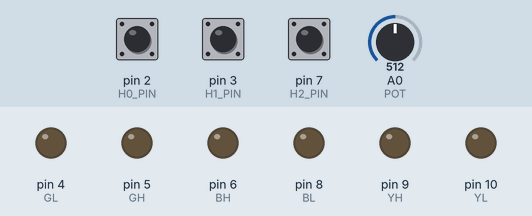
A sketch run on a simulated SparkFun Pro Micro, built with avr-gcc and run on an emulated ATmega32U4. Shown: output pins drawn as LEDs (lit = HIGH). The test bench sets the inputs (shaded band); at power-on: pin 2 (H0_PIN) HIGH, pin 3 (H1_PIN) HIGH, pin 7 (H2_PIN) HIGH, A0 (POT) = 512.

Above: at 1.2 s.
1.3 s: pin 2 (H0_PIN) pulled LOW for 0.15 s
At 1.6 s:
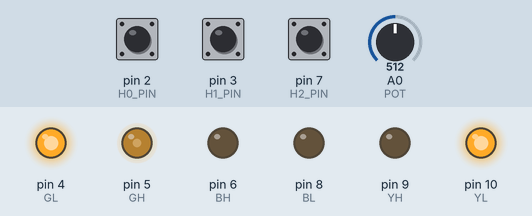
2.9 s: pin 3 (H1_PIN) pulled LOW for 0.15 s
At 4.0 s:
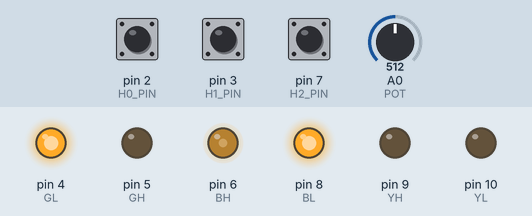
4.5 s: pin 7 (H2_PIN) pulled LOW for 0.15 s
At 5.2 s:
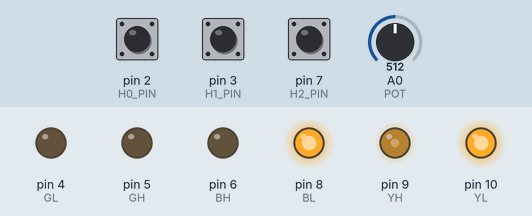
6.1 s: pin 2 (H0_PIN) pulled LOW for 1 s
At 6.5 s:
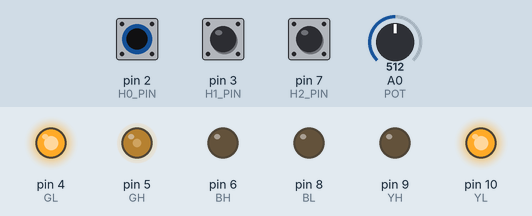
8.6 s: pin 3 (H1_PIN) pulled LOW for 1 s
At 9.6 s:
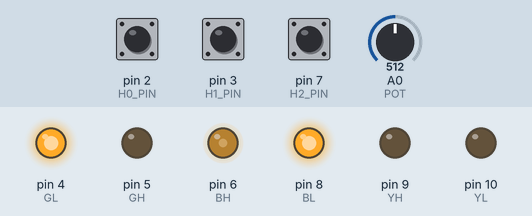
11.1 s: pin 7 (H2_PIN) pulled LOW for 1 s
At 11.5 s:
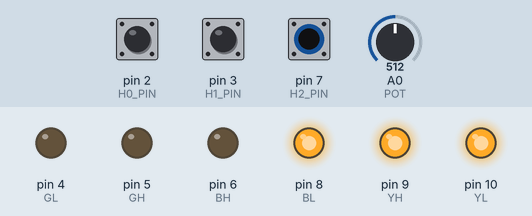
Timing chart, 0 to 14.1 s (numbered marks = the images above; inputs shaded):
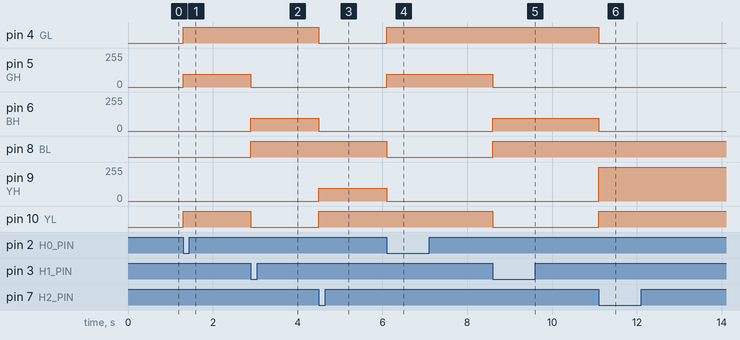

Measured:
- after the input at 1.3 s, pin 4 (GL), pin 10 (YL): LOW → HIGH at once; pin 5 (GH): 0/255 → 96/255 at once
- after the input at 2.9 s, pin 5 (GH): 96/255 → 0/255 at once; pin 6 (BH): 0/255 → 96/255 at once; pin 8 (BL): LOW → HIGH at once; pin 10 (YL): HIGH → LOW at once
- after the input at 4.5 s, pin 4 (GL): HIGH → LOW at once; pin 6 (BH): 96/255 → 0/255 at once; pin 9 (YH): 0/255 → 96/255 at once; pin 10 (YL): LOW → HIGH at once
- after the input at 6.1 s, pin 4 (GL): LOW → HIGH at once; pin 5 (GH): 0/255 → 96/255 at once; pin 8 (BL): HIGH → LOW at once; pin 9 (YH): 96/255 → 0/255 at once
- after the input at 8.6 s, pin 5 (GH): 96/255 → 0/255 at once; pin 6 (BH): 0/255 → 96/255 at once; pin 8 (BL): LOW → HIGH at once; pin 10 (YL): HIGH → LOW at once
- after the input at 11.1 s, pin 4 (GL): HIGH → LOW at once; pin 6 (BH): 96/255 → 0/255 at once; pin 9 (YH): 0/255 → 255/255 at once; pin 10 (YL): LOW → HIGH at once

The sketch:

codigoGiroSentidoInverso.ino
```cpp
// Control BLDC con Arduino Pro Micro
// Giro en sentido inverso

// Pines de los transistores
const int GH = 5;  // GREEN alto  (PWM)  -> MOSFET alto fase verde
const int GL = 4;  // GREEN bajo  (DIG)  -> MOSFET bajo fase verde

const int BH = 6;  // BLUE  alto  (PWM)  -> MOSFET alto fase azul
const int BL = 8;  // BLUE  bajo  (DIG)  -> MOSFET bajo fase azul

const int YH = 9;   // YELLOW alto (PWM)  -> MOSFET alto fase amarilla
const int YL = 10;  // YELLOW bajo (DIG)  -> MOSFET bajo fase amarilla


// Potenciómetro --> acelerador
const int POT = A0;

// Pines de los sensores Hall con interrupciones
const int H0_PIN = 2;  // Hall 0
const int H1_PIN = 3;  // Hall 1
const int H2_PIN = 7;  // Hall 2


int PWM;  // declaramos una variable para el PWM

//------------------------------------------------------------------------------

void setup() {

  // Sensores Hall como entrada con pullup interno
  pinMode(H0_PIN, INPUT_PULLUP);
  pinMode(H1_PIN, INPUT_PULLUP);
  pinMode(H2_PIN, INPUT_PULLUP);

  // Salidas de potencia
  pinMode(GH, OUTPUT);
  pinMode(GL, OUTPUT);
  pinMode(BH, OUTPUT);
  pinMode(BL, OUTPUT);
  pinMode(YH, OUTPUT);
  pinMode(YL, OUTPUT);


  // Interrupciones (cada vez que cambie cualquier hall)
  attachInterrupt(digitalPinToInterrupt(H0_PIN), ISR_Halls, CHANGE);
  attachInterrupt(digitalPinToInterrupt(H1_PIN), ISR_Halls, CHANGE);
  attachInterrupt(digitalPinToInterrupt(H2_PIN), ISR_Halls, CHANGE);


  // Ajuste de frecuencia PWM alta (~31 kHz aprox)
  TCCR1B = TCCR1B & 0b11111000 | 0x01;  // Timer1 -> pin 9,10
  TCCR3B = TCCR3B & 0b11111000 | 0x01;  // Timer3 -> pin 5
  TCCR4B = TCCR4B & 0b11111000 | 0x01;  // Timer4 -> pin 6,13
}

//------------------------------------------------------------------

void loop() {

  // leo el potenciómetro
  PWM = analogRead(POT);


  // lo paso a PWM limitado al 80%
  // zona muerta al 5%
  if (PWM < 51) {
    PWM = 0;
  } else {
    PWM = map(PWM, 51, 1023, 0, 204);
  }
}


//  ---------------------------------------------------------------
// Interrupciones:

void ISR_Halls() {
  //Leo los valores de los sensores Hall
  int ValDIO0 = digitalRead(H0_PIN);  //Leo el hall0
  int ValDIO1 = digitalRead(H1_PIN);  //Leo el hall1
  int ValDIO2 = digitalRead(H2_PIN);  //Leo el hall2

  int hallState = (ValDIO0 << 2) | (ValDIO1 << 1) | ValDIO2; // asigno mi máscara para poder llamar a
  // los sensores de efecto hall de forma mas clara y sencilla
  giroSentidoInverso(hallState);
}

// ------------------------------------------------------------------
void giroSentidoInverso(int hallState) {


  switch (hallState) {
    case 0b000:  //nunca vamos a tener los halls en 000
      break;

    case 0b001:
      // GH = 1, YL = 1
      analogWrite(GH, PWM);
      digitalWrite(BH, LOW);
      digitalWrite(YH, LOW);

      digitalWrite(GL, HIGH);
      digitalWrite(BL, HIGH);
      digitalWrite(YL, LOW);
      break;

    case 0b010:
      // BL = 1, YH = 1
      digitalWrite(GH, LOW);
      digitalWrite(BH, LOW);
      analogWrite(YH, PWM);

      digitalWrite(GL, HIGH);
      digitalWrite(BL, LOW);
      digitalWrite(YL, HIGH);
      break;

    case 0b011:
      // GH = 1, BL = 1
      analogWrite(GH, PWM);
      digitalWrite(BH, LOW);
      digitalWrite(YH, LOW);

      digitalWrite(GL, HIGH);
      digitalWrite(BL, LOW);
      digitalWrite(YL, HIGH);

      break;

    case 0b100:
      // GL = 1, BH = 1
      digitalWrite(GH, LOW);
      analogWrite(BH, PWM);
      digitalWrite(YH, LOW);

      digitalWrite(GL, LOW);
      digitalWrite(BL, HIGH);
      digitalWrite(YL, HIGH);
      break;

    case 0b101:
      // BH = 1, YL = 1
      digitalWrite(GH, LOW);
      analogWrite(BH, PWM);
      digitalWrite(YH, LOW);

      digitalWrite(GL, HIGH);
      digitalWrite(BL, HIGH);
      digitalWrite(YL, LOW);
      break;

    case 0b110:
      // GL = 1, YH = 1
      digitalWrite(GH, LOW);
      digitalWrite(BH, LOW);
      analogWrite(YH, PWM);

      digitalWrite(GL, LOW);
      digitalWrite(BL, HIGH);
      digitalWrite(YL, HIGH);
      break;

    case 0b111:  //nunca vamos a tener los halls en 111
      break;
  }
}
```
